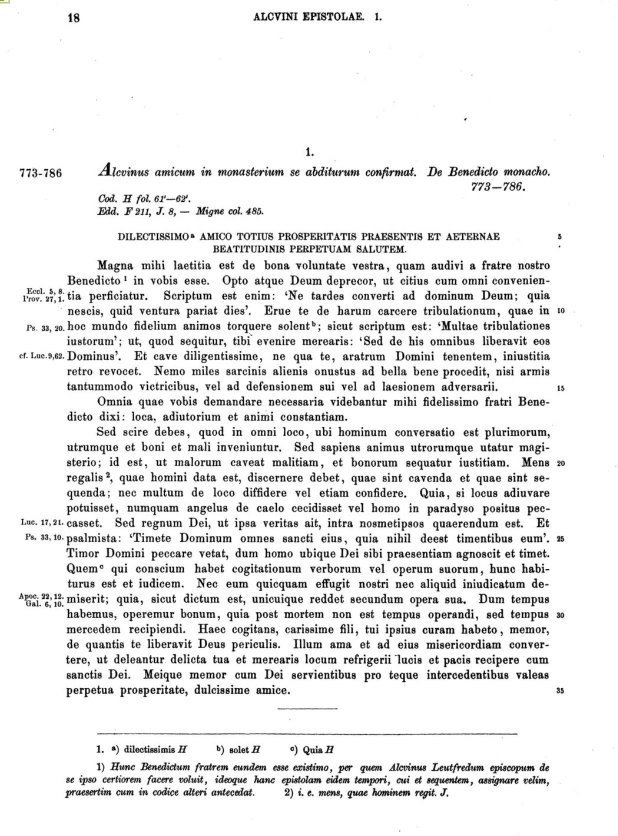
#> input picture data/sample_mgh.JPG, 1236 x 1672 px (shown at 1/2 size)
$ jupyter execute --allow-errors ancient_medieval_02.ipynb   (shell and % lines are left out)
#> lines starting #> are read from the running program, lines starting #| are printed output that depends on the picture; after the words box and inside, x2 and y2 are one past the last pixel; in counts of white or black regions, pixels touching at a corner belong together
# Text Analysis with Ancient and Medieval Languages<br><br>Day 02:<br>The Problems of Under-Resourced Languages (and general solutions)

<center>Dr. William Mattingly<br>
TAP Institute with JSTOR</center>

## The Problems of NLP in Under-Resourced Languages

For those of us working with under-resourced languages, such as medieval and ancient languages, we often have some shared problems. These problems often fit into two categories: lack of textual data and lack of structured training data. Both of these are needed to perform various NLP tasks. In this notebook, I address these two categories and provide conceptual solutions to these problems.

## Getting the Data from PDF to Text

In order to create an NLP model for any language, you need textual data. Certain NLP tasks can be done with unstructured raw text, but even getting that can be a challenge. Though you may not have raw text, you may have many pdfs or scans of texts laying around. In this section, I will provide some code and some steps for converting image data into raw text via Python. To do this, we will engage in OCR, or Optical Character Recognition. OCR allows us to read an image (which is just a collection of numbers) and convert those numbers that represent pixels into meaningful text.

To demonstrate this, we will be working with the following image, which is a scan from a critical edition of Alcuin's letters.

<img src="data/sample_mgh.JPG"
     alt="Markdown Monster icon"
     style="float: left; margin-right: 10px;" />

The text is in Latin and contains several common problems when trying to convert a critical edition into raw text. First, it has marginalia on the left and right. On the left hand side, the marginalia detail scriptural quotations or allusions. On the right hand side, we have the lines denoted. Both of these throw off OCR results.

Second, we have header data, such as pagination and edition markings.

Third, we have footer data, specifically the critical apparatus and the footnotes.

Were I interested in producing a clean OCR of this text, I need a way to remove all that data automatically. Because these are scans, the marginalia will be off by as much as 20-50 pixels each image. Because footnotes vary in quantity, each page will have footer data in different locations. These problems prevent me from writing a set of rules to automate the removal of these things from the image. Fortunately, I can turn to Python's computer vision library OpenCV.

Through the code below, I can manipulate this image, identify structure, and then convert the entire document into raw text via PyTesseract which acts as a wrapper between Python and Tesseract, a collection of OCR models trained by Google.

Finally, I can do some post-processing cleaning to the text to get a text that is fairly accurate (with some few typographical errors). I have something that is good enough for machine learning purposes to start working with textual data. Furthermore, these scripts would allow me to automate this process and convert many critical editions from this same publisher into good quality OCR in a matter of hours.

In other words, in order to solve the problem of no textual data, you need to become familiar with automating OCR via Python.

[cell 1]
#Source for this section is another TAP Institute Course by Hannah Jacobs => https://hub.binder.constellate.org/user/hlj24-tapi_2021_ocr-ncsnihj6/notebooks/01-WhatIsOCR.ipynb

[cell 2]
# Install tesseract on Binder.
# The exclamation runs the command as a terminal command.
# This may take 1-2 minutes.
# Source: Nathan Kelber & JStor Labs Constellate team.

[cell 3]
# Import the pytesseract library, which will run the OCR process.
import pytesseract

[cell 4]
import cv2
image = cv2.imread("data/sample_mgh.JPG")
#> image is the input picture: shape (1672, 1236, 3); mean B, G, R 233.9, 233.9, 233.9
base_image = image.copy()

[cell 5]
def find_footnote_line(image, base_image):

    gray = cv2.cvtColor(image, cv2.COLOR_BGR2GRAY)
    blur = cv2.GaussianBlur(gray, (3,3), 0)
    thresh = cv2.threshold(blur, 0, 255, cv2.THRESH_BINARY_INV + cv2.THRESH_OTSU)[1]
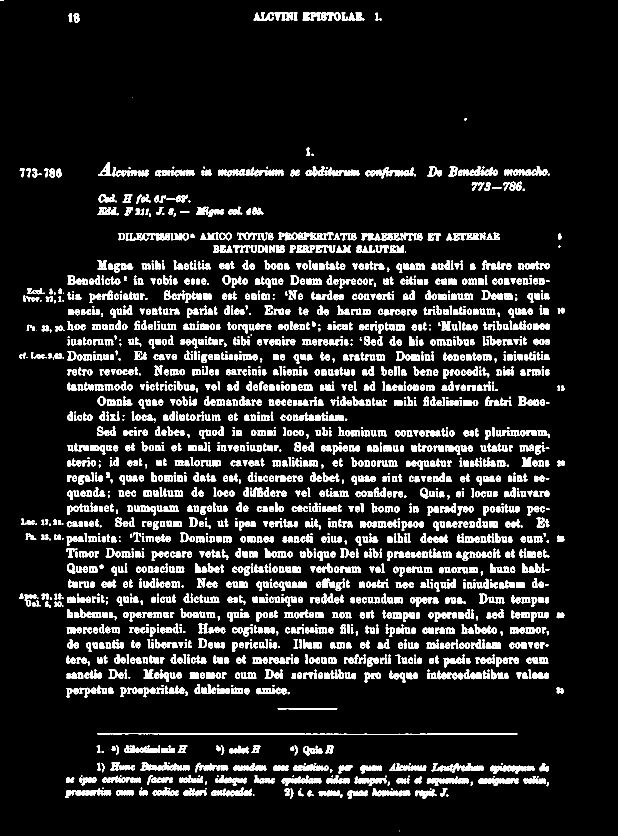
#> thresh: shape (1672, 1236) (shown at 1/2 size); 11.6% white; 2361 white regions (328 under 20 px), largest, box (x1, y1, x2, y2) and area: (194, 1466, 1035, 1470) 1846, (281, 1524, 380, 1541) 931, (980, 1531, 1069, 1547) 863
    kernal = cv2.getStructuringElement(cv2.MORPH_RECT, (3, 10))
    dilate = cv2.dilate(thresh, kernal, iterations=1)
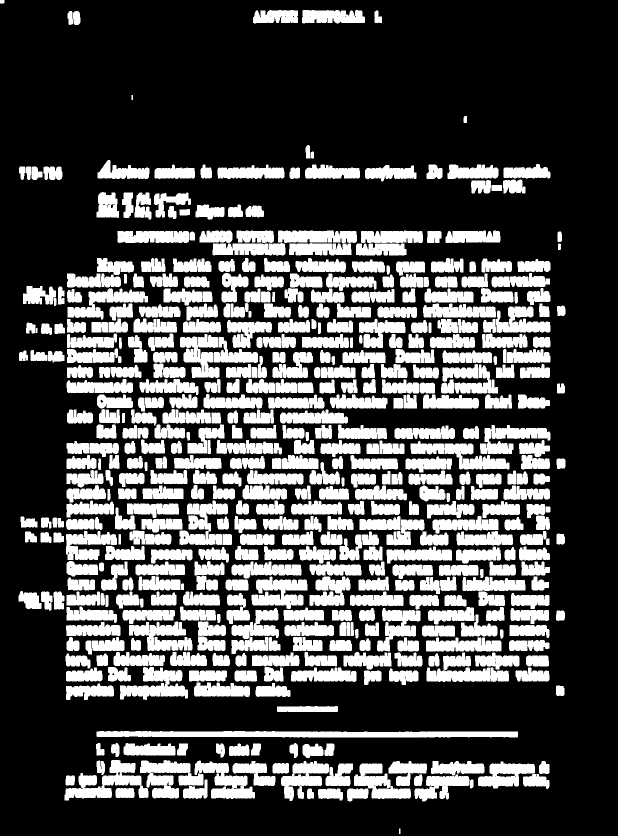
#> dilate: shape (1672, 1236) (shown at 1/2 size); 29.8% white; 489 white regions
    cnts = cv2.findContours(dilate, cv2.RETR_EXTERNAL, cv2.CHAIN_APPROX_SIMPLE)
#> cnts = 489 contours, 2 with area under 20; largest, box (x1, y1, x2, y2) and area: (193, 1462, 1036, 1475) 8712, (129, 1520, 297, 1601) 5324, (280, 1520, 407, 1597) 4994, (240, 1334, 376, 1400) 4498, (821, 882, 1019, 939) 4416
    cnts = cnts[0] if len(cnts) == 2 else cnts[1]
    cnts = sorted(cnts, key=lambda x: cv2.boundingRect(x)[1])
    main_line = []
    for c in cnts:
        x,y,w,h = cv2.boundingRect(c)
        if h < 25 and w > 250:
            roi = base_image[y:y+h, x:x+w]
#             cv2.rectangle(image, (x,y), (x+w, y+h), (36, 255, 12), 2)
            main_line.append([x,y,w,h])
#> this loop made 489 passes
#> (x, y, w, h) on passes 1 to 3: (0, 0, 9, 7), (604, 20, 126, 27), (506, 20, 90, 27)
#> after the loop, main_line = [[193, 1462, 843, 13]]
    cv2.imwrite("data/sample_boxes.png", image)
    return (main_line)

[cell 6]
main_line = find_footnote_line(image, base_image)
#> main_line = [[193, 1462, 843, 13]]
x,y,w,h = main_line[0]
#> x = 193; y = 1462; w = 843; h = 13
new = base_image[25:y, 0:-25]
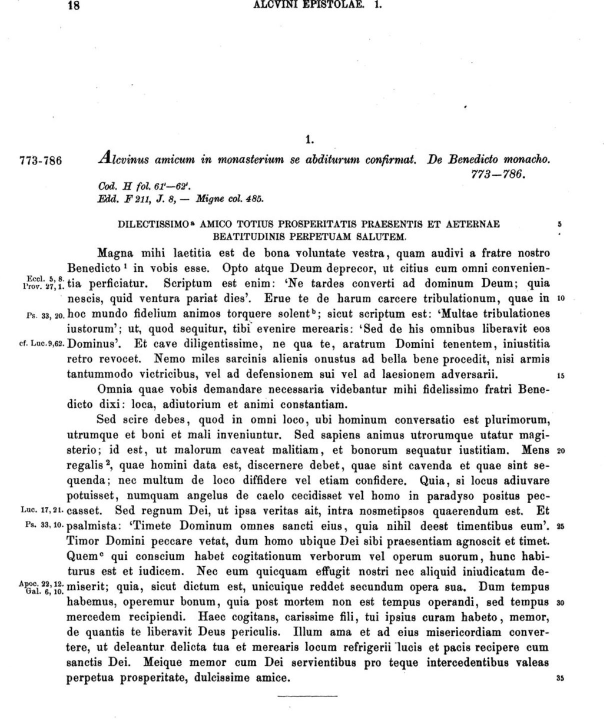
#> new: shape (1437, 1211, 3) (shown at 1/2 size); min 0, max 255, mean 232.4
cv2.imwrite("data/extraction.png", new)
#> Out = True

[cell 7]
image = cv2.imread("data/final.jpg")
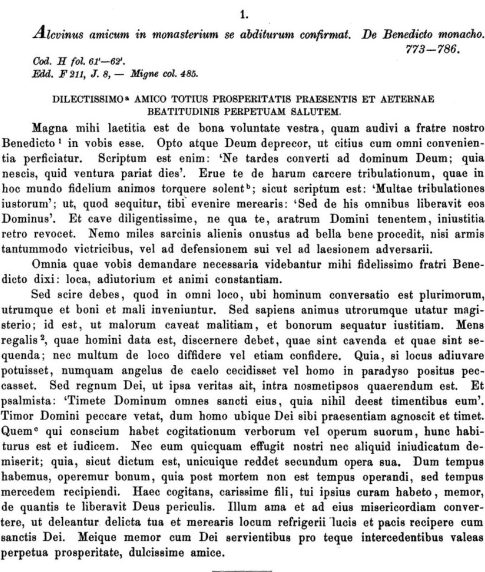
#> input picture data/final.jpg, 970 x 1144 px (shown at 1/2 size)
#> image is the input picture: shape (1144, 970, 3); min 0, max 255, mean 220.7
def find_body(image, base_image):
    gray = cv2.cvtColor(image, cv2.COLOR_BGR2GRAY)
#> gray: shape (1437, 1211)
    blur = cv2.GaussianBlur(gray, (5,5), 0)
#> blur: shape (1437, 1211)
    thresh = cv2.threshold(blur, 0, 255, cv2.THRESH_BINARY_INV + cv2.THRESH_OTSU)[1]
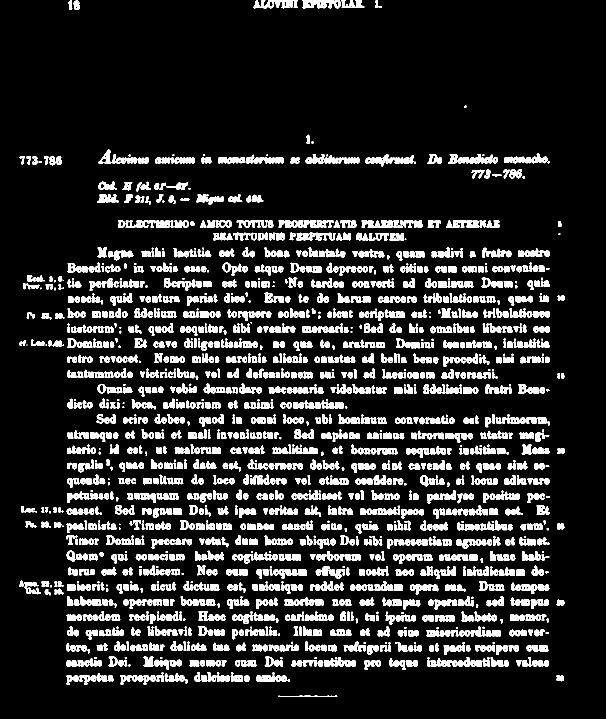
#> thresh: shape (1437, 1211) (shown at 1/2 size); 14.1% white; 1894 white regions (273 under 20 px), largest, box (x1, y1, x2, y2) and area: (723, 440, 845, 456) 1311, (557, 440, 667, 456) 1178, (611, 308, 719, 328) 1172
    kernal = cv2.getStructuringElement(cv2.MORPH_RECT, (3, 50))
    dilate = cv2.dilate(thresh, kernal, iterations=1)
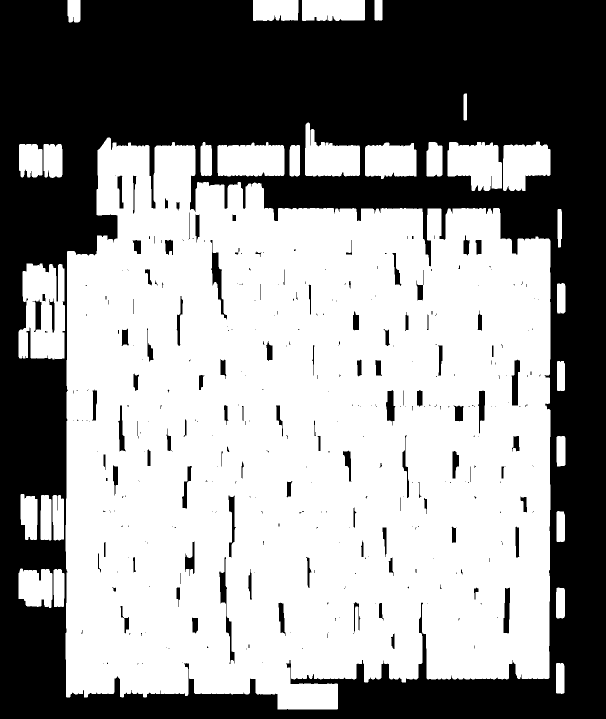
#> dilate: shape (1437, 1211) (shown at 1/2 size); 57.6% white; 351 black regions (245 under 20 px)
    cnts = cv2.findContours(dilate, cv2.RETR_EXTERNAL, cv2.CHAIN_APPROX_SIMPLE)
#> cnts = 29 contours; largest, box (x1, y1, x2, y2) and area: (131, 275, 1101, 1419) 936266, (37, 527, 130, 719) 14575, (895, 284, 1004, 382) 8051, (435, 284, 569, 353) 8021, (610, 245, 720, 353) 7224
    cnts = cnts[0] if len(cnts) == 2 else cnts[1]
    cnts = sorted(cnts, key=lambda x: cv2.boundingRect(x)[1])
    main_line = []
    for c in cnts:
        x,y,w,h = cv2.boundingRect(c)
        if h > 200 and w > 250:
            roi = base_image[y:y+h, x:x+w]
#             cv2.rectangle(image, (x,y), (x+w, y+h), (36, 255, 12), 2)
            main_line.append([x,y,w,h])
#> this loop made 29 passes
#> (x, y, w, h) on passes 1 to 12: (749, 0, 16, 41), (604, 0, 126, 42), (506, 0, 91, 42), (135, 0, 26, 45), (927, 187, 7, 54), (610, 245, 110, 108), (131, 275, 970, 1144), (1006, 283, 95, 99), (895, 284, 109, 98), (853, 284, 32, 69), (435, 284, 134, 69), (401, 284, 23, 68)
#> after the loop, main_line = [[131, 275, 970, 1144]]
    cv2.imwrite("data/body_text.png", image)
    return (roi)

[cell 8]
final = find_body(new, base_image)
cv2.imwrite("data/final.jpg", final)
#> Out = True

[cell 9]
def find_paras(image, base_image):
    base_image = image.copy()
    gray = cv2.cvtColor(image, cv2.COLOR_BGR2GRAY)
#> gray: shape (1144, 970)
    blur = cv2.GaussianBlur(gray, (3,3), 0)
#> blur: shape (1144, 970)
    thresh = cv2.threshold(blur, 0, 255, cv2.THRESH_BINARY_INV + cv2.THRESH_OTSU)[1]
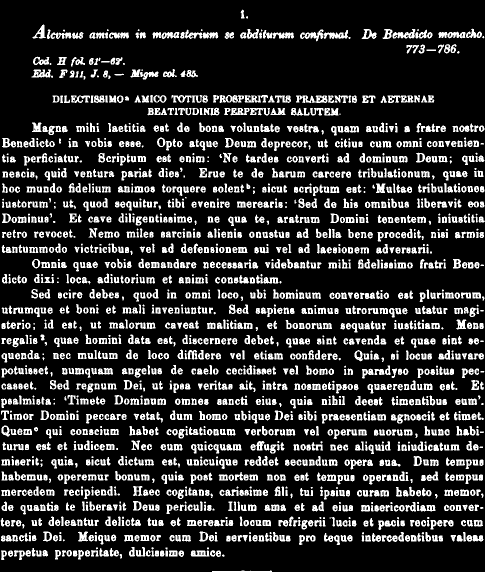
#> thresh: shape (1144, 970) (shown at 1/2 size); 18.3% white; 2205 white regions (272 under 20 px), largest, box (x1, y1, x2, y2) and area: (592, 191, 655, 206) 586, (526, 60, 588, 78) 565, (877, 63, 931, 77) 492
    kernal = cv2.getStructuringElement(cv2.MORPH_RECT, (4, 4))
    dilate = cv2.dilate(thresh, kernal, iterations=10)
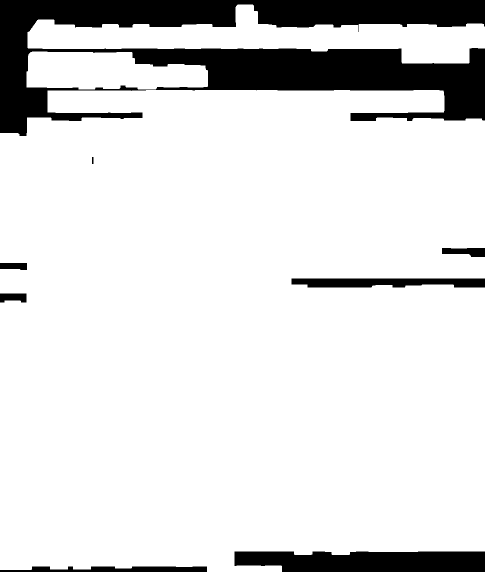
#> dilate: shape (1144, 970) (shown at 1/2 size); 86.4% white; 8 black regions
    cnts = cv2.findContours(dilate, cv2.RETR_EXTERNAL, cv2.CHAIN_APPROX_SIMPLE)
#> cnts = 3 contours; box (x1, y1, x2, y2) and area: (0, 180, 970, 1144) 884302, (55, 9, 970, 127) 47929, (53, 103, 416, 179) 21675
    cnts = cnts[0] if len(cnts) == 2 else cnts[1]
    cnts = sorted(cnts, key=lambda x: cv2.boundingRect(x)[1])
    for c in cnts:
        x,y,w,h = cv2.boundingRect(c)
        if h > 200 and w > 600:
            roi = base_image[y:y+h, x:x+w]
            cv2.rectangle(image, (x,y), (x+w, y+h), (36, 255, 12), 2)
#> this loop made 3 passes
#> (x, y, w, h) on passes 1 to 3: (55, 9, 915, 118), (53, 103, 363, 76), (0, 180, 970, 964)
#> pass 3, in find_paras, `roi = base_image[y:y+h, x:x+w]`:
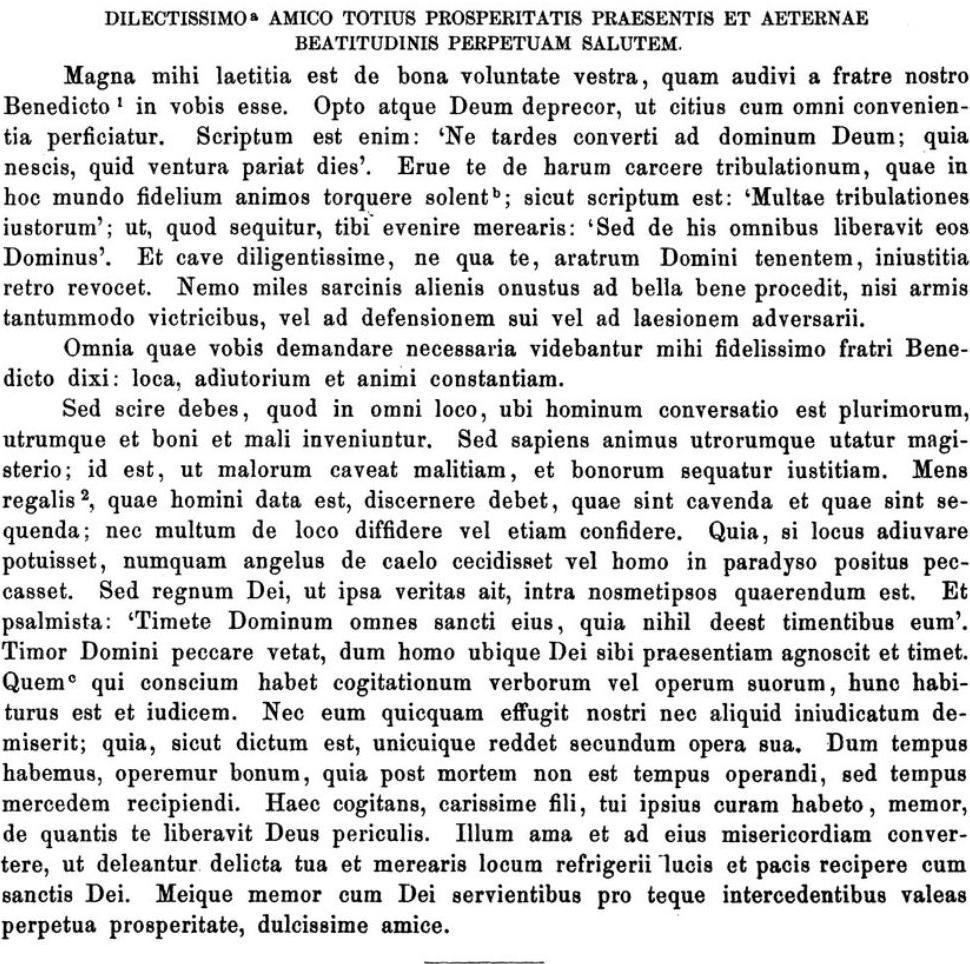
#> roi: shape (964, 970, 3); min 0, max 255, mean 216.7
#> after the loop:
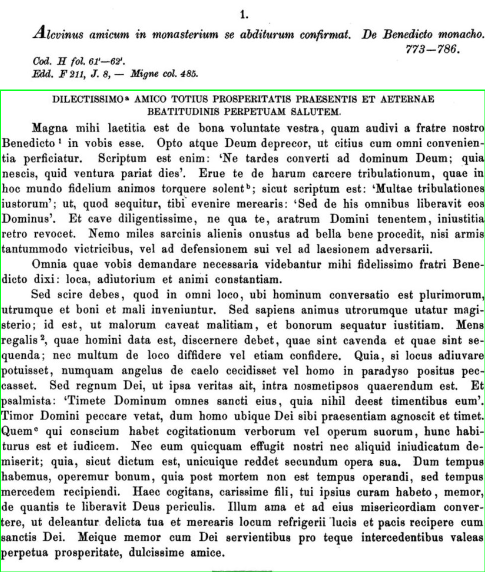
#> image: shape (1144, 970, 3) (shown at 1/2 size); mean B, G, R 219.5, 220.8, 219.4
    return (roi)

[cell 10]
last = find_paras(final, base_image)
cv2.imwrite("data/last.jpg", last)
#> Out = True
